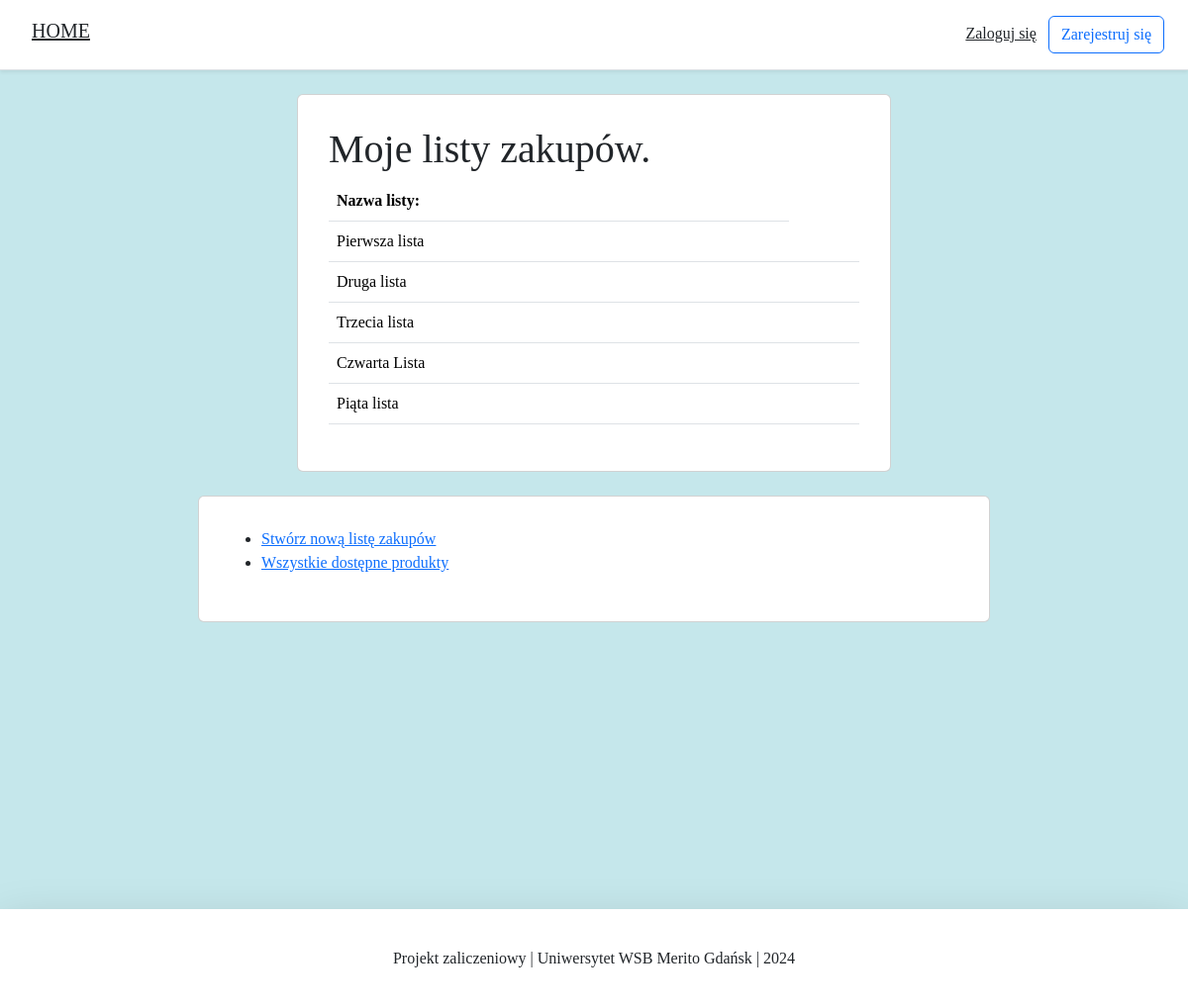
Screenshot of /shopping_list/ with the database file from the repository.
### products/models.py (models this page shows, shortened)
class ShoppingLists(models.Model):
    lists_name = models.CharField(max_length=30, verbose_name="Nazwa listy", unique=True,
                                  error_messages={'unique': 'Lista o takiej nazwie już istnieje!'})
    products = models.ManyToManyField(Products, verbose_name="Produkty")
    class Meta:
        verbose_name_plural = "Listy zakupów"

### products/views.py (the view)
# urls.py: path('shopping_list/', ShoppingListView.as_view(), name='shopping_list'),
class ShoppingListView(ListView):
    model = ShoppingLists
    template_name = 'all_shopping_lists.html'
    context_object_name = 'my_shopping_lists'

### products/templates/all_shopping_lists.html (shortened to what this page needs)
{% extends 'base.html' %}
{% load static %}
{% block content %}
<body>
<div class="container">
    <div class="row justify-content-center">
        <div class="card card-main">
            <div class="card-body">
                <h1>Moje listy zakupów.</h1>
                <table class="table">
                    <tr>
                        <th>Nazwa listy:</th>
                    </tr>
                    {% for x in my_shopping_lists %}
                        <tr>
                            <td>{{ x.lists_name }}</td>
                            <td>
                            </td>
                        </tr>
                    {% endfor %}
                </table>
            </div>
        </div>
    </div>
</div>
<div class="container mt-4">
    <div class="row justify-content-center">
        <div class="card card-navigate">
            <div class="card-body">
                <ul>
                    <li><a href="{% url 'create' %}">Stwórz nową listę zakupów</a></li>
                    <li><a href="{% url 'products' %}">Wszystkie dostępne produkty</a></li>
                </ul>
            </div>
        </div>
    </div>
</div>
</body>
{% endblock content %}

### products/templates/snippets/base_css.html (style rules this page uses)
body { background-color: #c5e7eb; font-family: "Segue UI"; font-weight: 380; }
:root { --main-background-color: #c5e7eb; --dark-background-color: #a3d4e3; --secondary-text-color: #808080; --light-primary-text-color: #0080ff; }

### products/templates/all_shopping_lists.html (style rules this page uses)
.card-main { width: 100%; max-width: 600px; padding: 15px; margin: auto; }
.card-navigate { width: 100%; max-width: 800px; padding: 15px; margin: auto; }

### rows the page displays
ShoppingLists: lists_name "Pierwsza lista"
ShoppingLists: lists_name "Druga lista"
ShoppingLists: lists_name "Trzecia lista"
ShoppingLists: lists_name "Czwarta Lista"
ShoppingLists: lists_name "Piąta lista"
